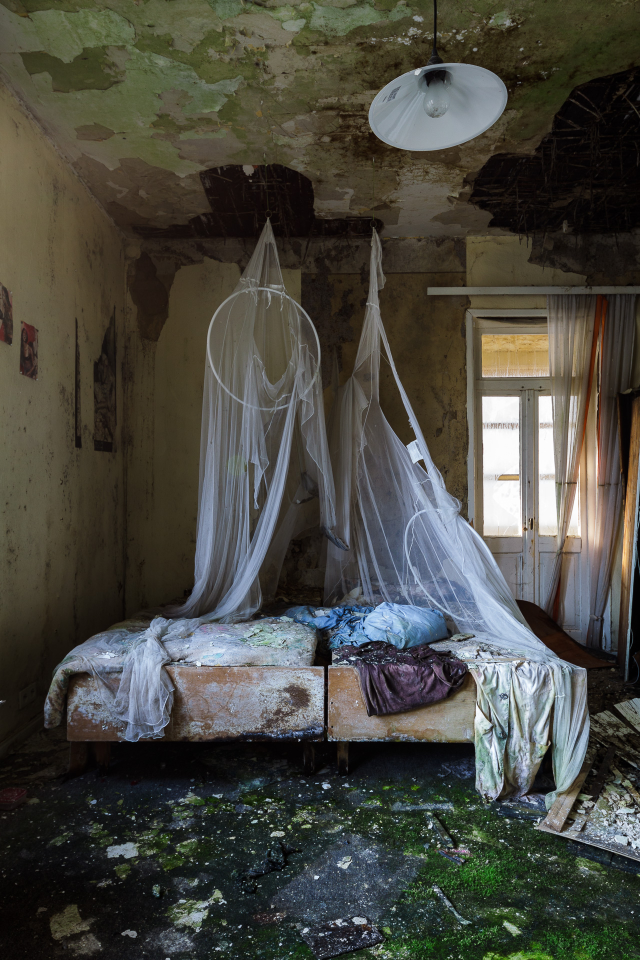
#> input picture kapitel10-module/2-eigene-pakete/bild.jpg, 1280 x 1920 px (shown at 1/2 size)
$ python program.py
#> lines starting #> are read from the running program, lines starting #| are printed output that depends on the picture
### kapitel10-module/2-eigene-pakete/picture/color.py
#!/usr/bin/env python3
"""
Modul: picture.color
====================

Definiert eine Funktion, die ein Bild entsättigt.
"""


def grayscale(image):
    '''
    Das Bild ändert den Farbmodus in LA. Dadurch gehen die Farbinformationen
    verloren. Um das Bild als JPG oder PNG zu speichern, muss es in den RGB Modus konvertiert werden
    '''
    return image.convert('LA').convert('RGB')

### kapitel10-module/2-eigene-pakete/program.py
#!/usr/bin/env python3
"""
program.py
==========

Dieses Programm demonstriert, wie Sie Funktionen aus einem eigenen Paket
importieren und aufrufen.
"""
from PIL import Image
from picture.color import grayscale

with Image.open('bild.jpg') as image:
#> image is the input picture: PIL image 1280x1920 RGB; mean R, G, B 73.1, 72.6, 65
    image = grayscale(image)
#> in grayscale, `return image.convert('LA').convert('RGB')`:
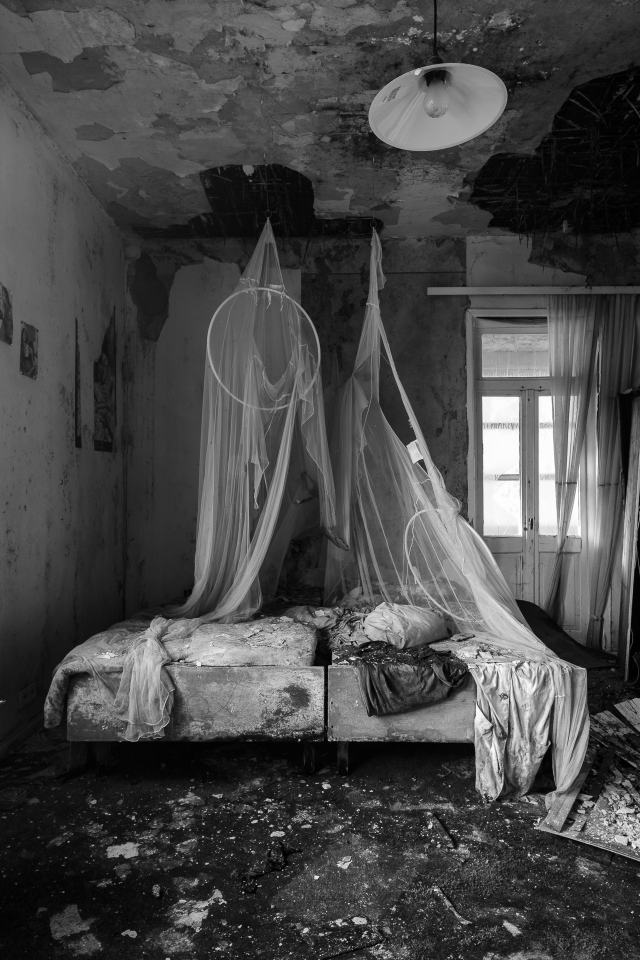
#> returned value: PIL image 1280x1920 RGB (shown at 1/2 size); min 0, max 255, mean 71.9
    image.save('bild-bw.jpg')
    # bild-bw.jpg beinhaltet nun sie Schwarz-weiße Version von bild.jpg
